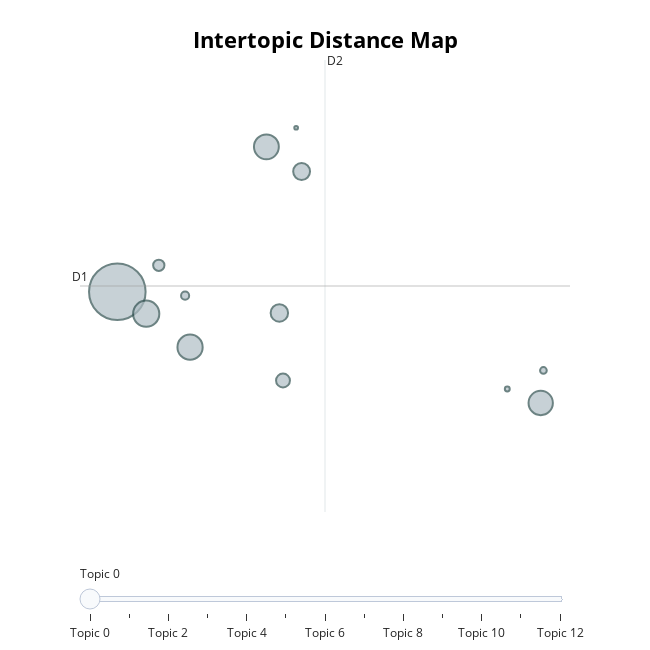

Notebook code cell kept with this figure:
### Code cell
topic_model.visualize_topics()

### Figure 1 — Plotly figure (JSON) as saved in the notebook; plotly's stock layout.template omitted (floating-point values rounded to 4 significant figures)
{"data": [{"customdata": [[0, "transporte | escolas | escolar | escolares | escola", 19791], [1, "humana | pessoal | inserviveis | abrasivos | pereciveis", 4245], [2, "diesel | gasolina | combustivel | petroleo | combustiveis", 3928], [3, "hospitalares | hospitalar | hospital | clinica | medicos", 3823], [4, "alimenticios | agricola | agricultura | alimentos | agricolas", 3659], [5, "pneus | rodas | automotor | cilindros | motorista", 1883], [6, "lampadas | iluminacao | lampada | refletores | materiais", 1753], [7, "organizacoes | cooperacao | organizacao | sociedade | colaboracao", 1196], [8, "campeonatos | desportivas | competicoes | esportivos | trofeus", 790], [9, "antigenos | anticorpos | antigeno | imunocromatografia | imunocromatografico", 407], [10, "familiares | vulnerabilidade | populacao | risco | habitacao", 277], [11, "mineral | agua | hidroxido | liquido | acido", 148], [12, "cafeteira | coffee | cafe | bebidas | refrigerantes", 85]], "hovertemplate": "<b>Topic %{customdata[0]}</b><br>%{customdata[1]}<br>Size: %{customdata[2]}", "legendgroup": "", "marker": {"color": "#B0BEC5", "line": {"color": "DarkSlateGrey", "width": 2}, "size": [19791, 4245, 3928, 3823, 3659, 1883, 1753, 1196, 790, 407, 277, 148, 85], "sizemode": "area", "sizeref": 12.37, "symbol": "circle"}, "mode": "markers", "name": "", "orientation": "v", "showlegend": false, "type": "scatter", "x": [-3.37, -2.979, -2.385, -1.351, 2.365, -1.175, -0.8739, -1.126, -2.808, -2.452, 2.401, 1.912, -0.948], "xaxis": "x", "y": [-9.272, -9.603, -10.11, -7.089, -10.95, -9.592, -7.461, -10.61, -8.874, -9.331, -10.46, -10.74, -6.802], "yaxis": "y"}], "layout": {"annotations": [{"showarrow": false, "text": "D1", "x": -3.876, "y": -9.186, "yshift": 10}, {"showarrow": false, "text": "D2", "x": -0.5571, "xshift": 10, "y": -5.782}], "height": 650, "hoverlabel": {"bgcolor": "white", "font": {"family": "Rockwell", "size": 16}}, "legend": {"itemsizing": "constant", "tracegroupgap": 0}, "margin": {"t": 60}, "shapes": [{"line": {"color": "#CFD8DC", "width": 2}, "type": "line", "x0": -0.5571, "x1": -0.5571, "y0": -12.59, "y1": -5.782}, {"line": {"color": "#9E9E9E", "width": 2}, "type": "line", "x0": -3.876, "x1": 2.761, "y0": -9.186, "y1": -9.186}], "sliders": [{"active": 0, "pad": {"t": 50}, "steps": [{"args": [{"marker.color": [["red", "#B0BEC5", "#B0BEC5", "#B0BEC5", "#B0BEC5", "#B0BEC5", "#B0BEC5", "#B0BEC5", "#B0BEC5", "#B0BEC5", "#B0BEC5", "#B0BEC5", "#B0BEC5"]]}], "label": "Topic 0", "method": "update"}, {"args": [{"marker.color": [["#B0BEC5", "red", "#B0BEC5", "#B0BEC5", "#B0BEC5", "#B0BEC5", "#B0BEC5", "#B0BEC5", "#B0BEC5", "#B0BEC5", "#B0BEC5", "#B0BEC5", "#B0BEC5"]]}], "label": "Topic 1", "method": "update"}, {"args": [{"marker.color": [["#B0BEC5", "#B0BEC5", "red", "#B0BEC5", "#B0BEC5", "#B0BEC5", "#B0BEC5", "#B0BEC5", "#B0BEC5", "#B0BEC5", "#B0BEC5", "#B0BEC5", "#B0BEC5"]]}], "label": "Topic 2", "method": "update"}, {"args": [{"marker.color": [["#B0BEC5", "#B0BEC5", "#B0BEC5", "red", "#B0BEC5", "#B0BEC5", "#B0BEC5", "#B0BEC5", "#B0BEC5", "#B0BEC5", "#B0BEC5", "#B0BEC5", "#B0BEC5"]]}], "label": "Topic 3", "method": "update"}, {"args": [{"marker.color": [["#B0BEC5", "#B0BEC5", "#B0BEC5", "#B0BEC5", "red", "#B0BEC5", "#B0BEC5", "#B0BEC5", "#B0BEC5", "#B0BEC5", "#B0BEC5", "#B0BEC5", "#B0BEC5"]]}], "label": "Topic 4", "method": "update"}, {"args": [{"marker.color": [["#B0BEC5", "#B0BEC5", "#B0BEC5", "#B0BEC5", "#B0BEC5", "red", "#B0BEC5", "#B0BEC5", "#B0BEC5", "#B0BEC5", "#B0BEC5", "#B0BEC5", "#B0BEC5"]]}], "label": "Topic 5", "method": "update"}, {"args": [{"marker.color": [["#B0BEC5", "#B0BEC5", "#B0BEC5", "#B0BEC5", "#B0BEC5", "#B0BEC5", "red", "#B0BEC5", "#B0BEC5", "#B0BEC5", "#B0BEC5", "#B0BEC5", "#B0BEC5"]]}], "label": "Topic 6", "method": "update"}, {"args": [{"marker.color": [["#B0BEC5", "#B0BEC5", "#B0BEC5", "#B0BEC5", "#B0BEC5", "#B0BEC5", "#B0BEC5", "red", "#B0BEC5", "#B0BEC5", "#B0BEC5", "#B0BEC5", "#B0BEC5"]]}], "label": "Topic 7", "method": "update"}, {"args": [{"marker.color": [["#B0BEC5", "#B0BEC5", "#B0BEC5", "#B0BEC5", "#B0BEC5", "#B0BEC5", "#B0BEC5", "#B0BEC5", "red", "#B0BEC5", "#B0BEC5", "#B0BEC5", "#B0BEC5"]]}], "label": "Topic 8", "method": "update"}, {"args": [{"marker.color": [["#B0BEC5", "#B0BEC5", "#B0BEC5", "#B0BEC5", "#B0BEC5", "#B0BEC5", "#B0BEC5", "#B0BEC5", "#B0BEC5", "red", "#B0BEC5", "#B0BEC5", "#B0BEC5"]]}], "label": "Topic 9", "method": "update"}, {"args": [{"marker.color": [["#B0BEC5", "#B0BEC5", "#B0BEC5", "#B0BEC5", "#B0BEC5", "#B0BEC5", "#B0BEC5", "#B0BEC5", "#B0BEC5", "#B0BEC5", "red", "#B0BEC5", "#B0BEC5"]]}], "label": "Topic 10", "method": "update"}, {"args": [{"marker.color": [["#B0BEC5", "#B0BEC5", "#B0BEC5", "#B0BEC5", "#B0BEC5", "#B0BEC5", "#B0BEC5", "#B0BEC5", "#B0BEC5", "#B0BEC5", "#B0BEC5", "red", "#B0BEC5"]]}], "label": "Topic 11", "method": "update"}, {"args": [{"marker.color": [["#B0BEC5", "#B0BEC5", "#B0BEC5", "#B0BEC5", "#B0BEC5", "#B0BEC5", "#B0BEC5", "#B0BEC5", "#B0BEC5", "#B0BEC5", "#B0BEC5", "#B0BEC5", "red"]]}], "label": "Topic 12", "method": "update"}]}], "title": {"font": {"color": "Black", "size": 22}, "text": "<b>Intertopic Distance Map</b>", "x": 0.5, "xanchor": "center", "y": 0.95, "yanchor": "top"}, "width": 650, "xaxis": {"anchor": "y", "domain": [0, 1], "range": [-3.876, 2.761], "title": {"text": ""}, "visible": false}, "yaxis": {"anchor": "x", "domain": [0, 1], "range": [-12.59, -5.782], "title": {"text": ""}, "visible": false}}}
